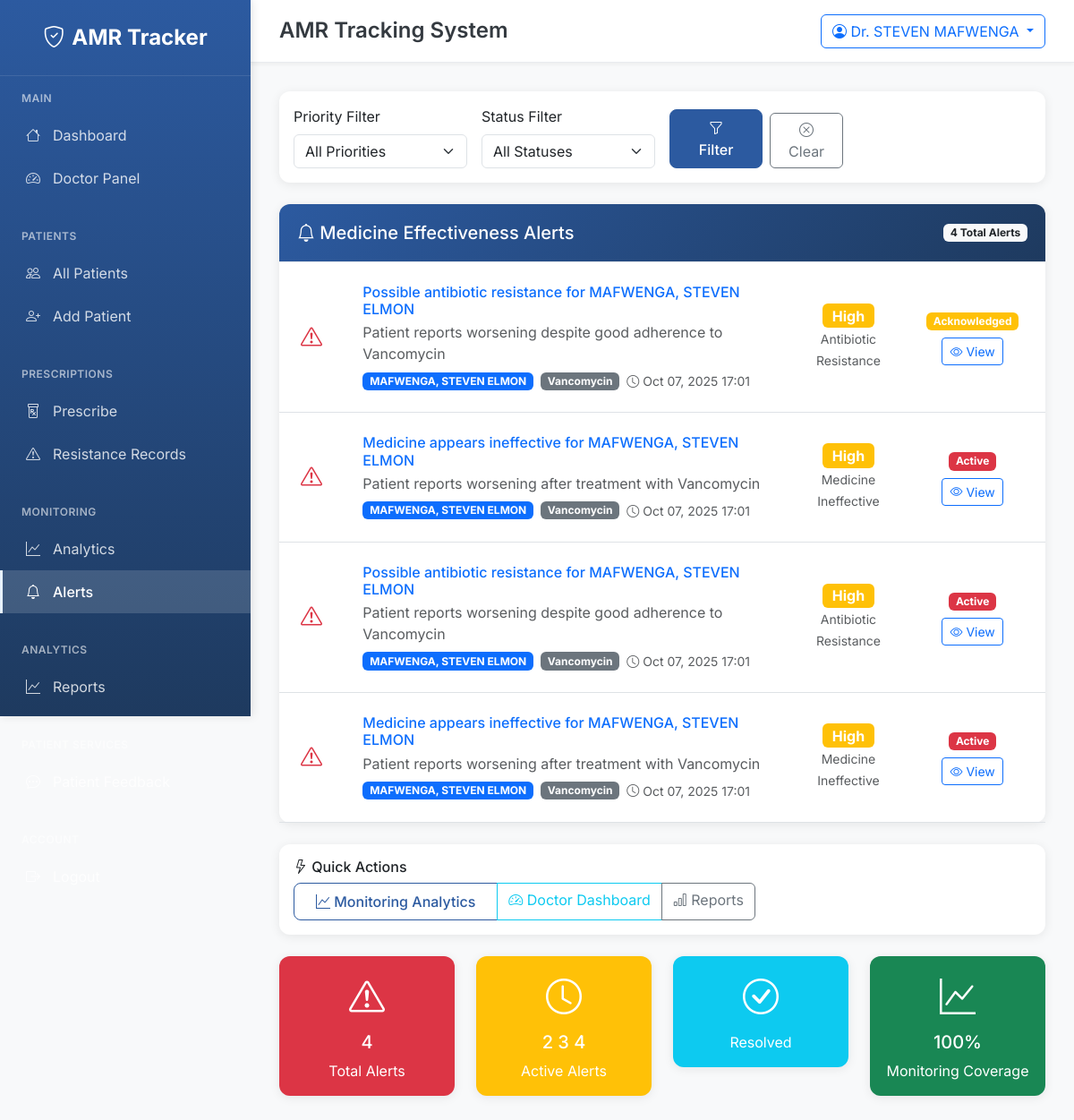
Screenshot of /alerts/ (signed in) with the database file from the repository.
### amr_core/models.py (models this page shows, shortened)
class MedicineEffectivenessAlert(models.Model):
    ALERT_TYPE_CHOICES = [
        ('ineffective', 'Medicine Ineffective'),
        ('side_effects', 'Severe Side Effects'),
        ('resistance', 'Antibiotic Resistance'),
        ('adherence', 'Poor Adherence'),
        ('interaction', 'Drug Interaction'),
    ]
    PRIORITY_CHOICES = [
        ('low', 'Low'),
        ('medium', 'Medium'),
        ('high', 'High'),
        ('critical', 'Critical'),
    ]
    patient = models.ForeignKey(Patient, on_delete=models.CASCADE)
    prescription = models.ForeignKey(Prescription, on_delete=models.CASCADE)
    alert_type = models.CharField(max_length=20, choices=ALERT_TYPE_CHOICES)
    priority = models.CharField(max_length=10, choices=PRIORITY_CHOICES, default='medium')
    title = models.CharField(max_length=200)
    description = models.TextField()
    triggered_by = models.CharField(max_length=100, help_text="What triggered this alert")
    created_date = models.DateTimeField(auto_now_add=True)
    acknowledged_by = models.CharField(max_length=100, blank=True, null=True)
    acknowledged_date = models.DateTimeField(blank=True, null=True)
    status = models.CharField(max_length=20, choices=[
        ('active', 'Active'),
        ('acknowledged', 'Acknowledged'),
        ('resolved', 'Resolved'),
        ('dismissed', 'Dismissed'),
    ], default='active')
    recommended_alternatives = models.ManyToManyField(Antibiotic, blank=True, related_name='recommended_for')
    alternative_reasoning = models.TextField(blank=True, null=True)
    doctor_actions = models.TextField(blank=True, null=True, help_text="Actions taken by doctor")
    resolution_notes = models.TextField(blank=True, null=True)
    class Meta:
        ordering = ['-created_date', '-priority']

class Patient(models.Model):
    GENDER_CHOICES = [
        ('M', 'Male'),
        ('F', 'Female'),
        ('O', 'Other'),
    ]
    name = models.CharField(max_length=100)
    age = models.PositiveIntegerField(validators=[MinValueValidator(0), MaxValueValidator(150)])
    gender = models.CharField(max_length=1, choices=GENDER_CHOICES)
    phone = models.CharField(max_length=15, blank=True, null=True)
    email = models.EmailField(blank=True, null=True)
    medical_history = models.TextField(blank=True, null=True, help_text="JSON format or free text")
    allergies = models.TextField(blank=True, null=True)
    created_at = models.DateTimeField(auto_now_add=True)
    updated_at = models.DateTimeField(auto_now=True)
    class Meta:
        ordering = ['-created_at']

class Prescription(models.Model):
    STATUS_CHOICES = [
        ('active', 'Active'),
        ('completed', 'Completed'),
        ('cancelled', 'Cancelled'),
    ]
    doctor_name = models.CharField(max_length=100)
    patient = models.ForeignKey(Patient, on_delete=models.CASCADE)
    antibiotic = models.ForeignKey(Antibiotic, on_delete=models.CASCADE)
    diagnosis = models.TextField()
    dosage = models.CharField(max_length=100)
    frequency = models.CharField(max_length=100)
    duration = models.CharField(max_length=100, help_text="e.g., '7 days', '2 weeks'")
    date_prescribed = models.DateTimeField(auto_now_add=True)
    status = models.CharField(max_length=20, choices=STATUS_CHOICES, default='active')
    notes = models.TextField(blank=True, null=True)
    class Meta:
        ordering = ['-date_prescribed']

class Antibiotic(models.Model):
    ANTIBIOTIC_CLASSES = [
        ('penicillin', 'Penicillin'),
        ('cephalosporin', 'Cephalosporin'),
        ('fluoroquinolone', 'Fluoroquinolone'),
        ('macrolide', 'Macrolide'),
        ('tetracycline', 'Tetracycline'),
        ('aminoglycoside', 'Aminoglycoside'),
        ('sulfonamide', 'Sulfonamide'),
        ('carbapenem', 'Carbapenem'),
        ('other', 'Other'),
    ]
    name = models.CharField(max_length=100, unique=True)
    bacteria_targeted = models.CharField(max_length=200, help_text="Comma-separated list of targeted bacteria")
    class_type = models.CharField(max_length=50, choices=ANTIBIOTIC_CLASSES)
    description = models.TextField(blank=True, null=True)
    dosage_info = models.TextField(blank=True, null=True, help_text="Standard dosage information")
    contraindications = models.TextField(blank=True, null=True)
    created_at = models.DateTimeField(auto_now_add=True)
    class Meta:
        ordering = ['name']

### amr_core/views.py (the view)
# urls.py: path('alerts/', views.medicine_alerts, name='medicine_alerts'),
@login_required
def medicine_alerts(request):
    try:
        doctor = Doctor.objects.get(user=request.user)
        doctor_name = doctor.name
    except Doctor.DoesNotExist:
        doctor_name = request.user.username
    alerts = MedicineEffectivenessAlert.objects.filter(
        prescription__doctor_name__icontains=doctor_name
    ).order_by('-created_date')
    priority_filter = request.GET.get('priority')
    if priority_filter:
        alerts = alerts.filter(priority=priority_filter)
    status_filter = request.GET.get('status')
    if status_filter:
        alerts = alerts.filter(status=status_filter)
    paginator = Paginator(alerts, 20)
    page_number = request.GET.get('page')
    page_obj = paginator.get_page(page_number)
    context = {
        'page_obj': page_obj,
        'priority_filter': priority_filter,
        'status_filter': status_filter,
    }
    return render(request, 'amr_core/medicine_alerts.html', context)

### amr_core/templates/amr_core/medicine_alerts.html (shortened to what this page needs)
{% extends 'amr_core/base.html' %}
{% block content %}
<div class="row mb-4">
    <div class="col-12">
        <div class="card">
            <div class="card-body">
                <form method="get" class="row g-3">
                    <div class="col-md-3">
                        <label for="priority" class="form-label">Priority Filter</label>
                        <select name="priority" id="priority" class="form-select">
                            <option value="">All Priorities</option>
                        </select>
                    </div>
                    <div class="col-md-3">
                        <label for="status" class="form-label">Status Filter</label>
                        <select name="status" id="status" class="form-select">
                            <option value="">All Statuses</option>
                        </select>
                    </div>
                    <div class="col-md-3 d-flex align-items-end">
                        <button type="submit" class="btn btn-hospital-primary">
                            <i class="bi bi-funnel"></i> Filter
                        </button>
                        <a href="{% url 'medicine_alerts' %}" class="btn btn-outline-secondary ms-2">
                            <i class="bi bi-x-circle"></i> Clear
                        </a>
                    </div>
                </form>
            </div>
        </div>
    </div>
</div>
{% if page_obj %}
<div class="row">
    <div class="col-12">
        <div class="card">
            <div class="card-header bg-hospital-primary text-white d-flex justify-content-between align-items-center">
                <h5 class="mb-0">
                    <i class="bi bi-bell"></i> Medicine Effectiveness Alerts
                </h5>
                <span class="badge bg-light text-dark">{{ page_obj.paginator.count }} Total Alerts</span>
            </div>
            <div class="card-body p-0">
                {% for alert in page_obj %}
                <div class="border-bottom p-4 {% if not forloop.last %}border-bottom{% endif %}">
                    <div class="row align-items-center">
                        <div class="col-md-1">
                            {% if alert.priority == 'critical' %}
                                <i class="bi bi-exclamation-triangle-fill text-danger fs-3"></i>
                            {% elif alert.priority == 'high' %}
                                <i class="bi bi-exclamation-triangle text-danger fs-4"></i>
                            {% elif alert.priority == 'medium' %}
                                <i class="bi bi-info-circle text-warning fs-4"></i>
                            {% else %}
                                <i class="bi bi-info-circle text-info fs-4"></i>
                            {% endif %}
                        </div>
                        <div class="col-md-7">
                            <h6 class="mb-1">
                                <a href="{% url 'alert_detail' alert.id %}" class="text-decoration-none">
                                    {{ alert.title }}
                                </a>
                            </h6>
                            <p class="text-muted mb-2">{{ alert.description|truncatewords:20 }}</p>
                            <div class="d-flex align-items-center">
                                <span class="badge bg-primary me-2">{{ alert.patient.name }}</span>
                                <span class="badge bg-secondary me-2">{{ alert.prescription.antibiotic.name }}</span>
                                <small class="text-muted">
                                    <i class="bi bi-clock"></i> {{ alert.created_date|date:"M d, Y H:i" }}
                                </small>
                            </div>
                        </div>
                        <div class="col-md-2">
                            <div class="text-center">
                                <span class="badge
                                    {% if alert.priority == 'critical' %}bg-danger
                                    {% elif alert.priority == 'high' %}bg-warning
                                    {% elif alert.priority == 'medium' %}bg-info
                                    {% else %}bg-secondary{% endif %} fs-6">
                                    {{ alert.get_priority_display }}
                                </span>
                                <br>
                                <small class="text-muted">{{ alert.get_alert_type_display }}</small>
                            </div>
                        </div>
                        <div class="col-md-2">
                            <div class="text-center">
                                <span class="badge
                                    {% if alert.status == 'active' %}bg-danger
                                    {% elif alert.status == 'acknowledged' %}bg-warning
                                    {% elif alert.status == 'resolved' %}bg-success
                                    {% else %}bg-secondary{% endif %}">
                                    {{ alert.get_status_display }}
                                </span>
                                <br>
                                <a href="{% url 'alert_detail' alert.id %}" class="btn btn-outline-primary btn-sm mt-2">
                                    <i class="bi bi-eye"></i> View
                                </a>
                            </div>
                        </div>
                    </div>
                </div>
                {% endfor %}
            </div>
        </div>
    </div>
</div>
{% endif %}
<div class="row mt-4">
    <div class="col-12">
        <div class="card">
            <div class="card-body">
                <h6 class="card-title">
                    <i class="bi bi-lightning"></i> Quick Actions
                </h6>
                <div class="btn-group" role="group">
                    <a href="{% url 'monitoring_analytics' %}" class="btn btn-outline-hospital-primary">
                        <i class="bi bi-graph-up"></i> Monitoring Analytics
                    </a>
                    <a href="{% url 'doctor_dashboard' %}" class="btn btn-outline-info">
                        <i class="bi bi-speedometer2"></i> Doctor Dashboard
                    </a>
                    <a href="{% url 'reports' %}" class="btn btn-outline-secondary">
                        <i class="bi bi-bar-chart"></i> Reports
                    </a>
                </div>
            </div>
        </div>
    </div>
</div>
<div class="row mt-4">
    <div class="col-md-3">
        <div class="card bg-danger text-white">
            <div class="card-body text-center">
                <i class="bi bi-exclamation-triangle fs-1"></i>
                <h5 class="mt-2">
                    {% if page_obj %}
                        {{ page_obj.paginator.count|default:0 }}
                    {% else %}
                        0
                    {% endif %}
                </h5>
                <p class="mb-0">Total Alerts</p>
            </div>
        </div>
    </div>
    <div class="col-md-3">
        <div class="card bg-warning text-white">
            <div class="card-body text-center">
                <i class="bi bi-clock fs-1"></i>
                <h5 class="mt-2">
                    {% if page_obj %}
                        {% for alert in page_obj %}
                            {% if alert.status == 'active' %}{{ forloop.counter }}{% endif %}
                        {% endfor %}
                    {% else %}
                        0
                    {% endif %}
                </h5>
                <p class="mb-0">Active Alerts</p>
            </div>
        </div>
    </div>
    <div class="col-md-3">
        <div class="card bg-info text-white">
            <div class="card-body text-center">
                <i class="bi bi-check-circle fs-1"></i>
                <p class="mb-0">Resolved</p>
            </div>
        </div>
    </div>
    <div class="col-md-3">
        <div class="card bg-success text-white">
            <div class="card-body text-center">
                <i class="bi bi-graph-up fs-1"></i>
                <h5 class="mt-2">100%</h5>
                <p class="mb-0">Monitoring Coverage</p>
            </div>
        </div>
    </div>
</div>
{% endblock %}

### amr_core/templates/amr_core/includes/topbar.html (shortened to what this page needs)
<div class="topbar">
    <div class="d-flex align-items-center">
        <h1 class="topbar-title">{% block page_title %}AMR Tracking System{% endblock %}</h1>
    </div>
    <div class="topbar-actions">
        {% if user.is_authenticated %}
            <div class="dropdown">
                <button class="btn btn-outline-primary dropdown-toggle" type="button" data-bs-toggle="dropdown">
                    <i class="bi bi-person-circle"></i>
                    Dr. {{ user.get_full_name|default:user.username }}
                </button>
            </div>
        {% endif %}
    </div>
</div>

### amr_core/static/amr_core/css/custom.css (style rules this page uses)
:root { --hospital-blue: #2c5aa0; }
.card { overflow: visible; }

### amr_core/templates/amr_core/base.html (style rules this page uses)
:root { --hospital-blue: #2c5aa0; --hospital-light-blue: #e8f2ff; --hospital-green: #28a745; --hospital-red: #dc3545; --hospital-orange: #fd7e14; --hospital-gray: #6c757d; --hospital-dark: #343a40; --hospital-light: #f8f9fa; --sidebar-width: 280px; --topbar-height: 70px; }
* { margin: 0; padding: 0; box-sizing: border-box; }
body { font-family: 'Inter', sans-serif; background-color: var(--hospital-light); color: var(--hospital-dark); overflow-x: hidden; }
.topbar { height: var(--topbar-height); background: white; border-bottom: 1px solid #e9ecef; display: flex; align-items: center; justify-content: space-between; padding: 0 2rem; box-shadow: 0 2px 4px rgba(0,0,0,0.05); position: sticky; top: 0; z-index: 999; }
.topbar-title { font-size: 1.5rem; font-weight: 600; color: var(--hospital-dark); margin: 0; }
.topbar-actions { display: flex; align-items: center; gap: 1rem; }
.card { border: none; border-radius: 12px; box-shadow: 0 2px 12px rgba(0,0,0,0.08); transition: all 0.3s ease; }
.card-header { background: white; border-bottom: 1px solid #e9ecef; border-radius: 12px 12px 0 0 !important; padding: 1.25rem; }
.bg-hospital-primary { background: linear-gradient(135deg, var(--hospital-blue) 0%, #1e3a5f 100%); }
.btn-hospital-primary { background: var(--hospital-blue); border-color: var(--hospital-blue); color: white; font-weight: 500; border-radius: 8px; padding: 0.5rem 1.5rem; transition: all 0.3s ease; }
.btn-outline-hospital-primary { border-color: var(--hospital-blue); color: var(--hospital-blue); background: transparent; font-weight: 500; border-radius: 8px; padding: 0.5rem 1.5rem; transition: all 0.3s ease; }

### rows the page displays
MedicineEffectivenessAlert: title "Possible antibiotic resistance for MAFWENGA, STEVEN ELMON", description "Patient reports worsening despite good adherence to Vancomycin", patient.name "MAFWENGA, STEVEN ELMON", prescription.antibiotic.name "Vancomycin", created_date "Oct 07, 2025 17:01", priority "High", alert_type "Antibiotic Resistance", status "Acknowledged"
MedicineEffectivenessAlert: title "Medicine appears ineffective for MAFWENGA, STEVEN ELMON", description "Patient reports worsening after treatment with Vancomycin", patient.name "MAFWENGA, STEVEN ELMON", prescription.antibiotic.name "Vancomycin", created_date "Oct 07, 2025 17:01", priority "High", alert_type "Medicine Ineffective", status "Active"
MedicineEffectivenessAlert: title "Possible antibiotic resistance for MAFWENGA, STEVEN ELMON", description "Patient reports worsening despite good adherence to Vancomycin", patient.name "MAFWENGA, STEVEN ELMON", prescription.antibiotic.name "Vancomycin", created_date "Oct 07, 2025 17:01", priority "High", alert_type "Antibiotic Resistance", status "Active"
MedicineEffectivenessAlert: title "Medicine appears ineffective for MAFWENGA, STEVEN ELMON", description "Patient reports worsening after treatment with Vancomycin", patient.name "MAFWENGA, STEVEN ELMON", prescription.antibiotic.name "Vancomycin", created_date "Oct 07, 2025 17:01", priority "High", alert_type "Medicine Ineffective", status "Active"

### other values shown
{{ user.get_full_name|default:user.username }} "STEVEN MAFWENGA"
{{ page_obj.paginator.count }} "4"
{{ page_obj.paginator.count|default:0 }} "4"
